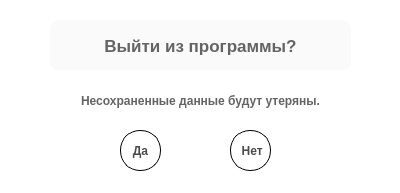
<?xml version="1.0" encoding="UTF-8"?>
<ui version="4.0">
 <class>ExitDialog</class>
 <widget class="QDialog" name="ExitDialog">
  <property name="geometry">
   <rect>
    <x>0</x>
    <y>0</y>
    <width>400</width>
    <height>193</height>
   </rect>
  </property>
  <property name="minimumSize">
   <size>
    <width>400</width>
    <height>193</height>
   </size>
  </property>
  <property name="maximumSize">
   <size>
    <width>400</width>
    <height>193</height>
   </size>
  </property>
  <property name="windowTitle">
   <string/>
  </property>
  <property name="styleSheet">
   <string notr="true">background-color: white;</string>
  </property>
  <widget class="QLabel" name="exitLabel">
   <property name="geometry">
    <rect>
     <x>50</x>
     <y>20</y>
     <width>301</width>
     <height>51</height>
    </rect>
   </property>
   <property name="font">
    <font>
     <pointsize>13</pointsize>
     <weight>75</weight>
     <bold>true</bold>
    </font>
   </property>
   <property name="styleSheet">
    <string notr="true">color: rgb(100,100,100);
border-radius: 10px;
background-color: rgb(250,250,250);</string>
   </property>
   <property name="text">
    <string>Выйти из программы?</string>
   </property>
   <property name="alignment">
    <set>Qt::AlignCenter</set>
   </property>
  </widget>
  <widget class="QLabel" name="infoLabel">
   <property name="geometry">
    <rect>
     <x>30</x>
     <y>70</y>
     <width>341</width>
     <height>61</height>
    </rect>
   </property>
   <property name="font">
    <font>
     <pointsize>9</pointsize>
     <weight>75</weight>
     <bold>true</bold>
    </font>
   </property>
   <property name="styleSheet">
    <string notr="true">color: rgb(100,100,100);</string>
   </property>
   <property name="text">
    <string>Несохраненные данные будут утеряны.</string>
   </property>
   <property name="alignment">
    <set>Qt::AlignCenter</set>
   </property>
  </widget>
  <widget class="QPushButton" name="okButton">
   <property name="geometry">
    <rect>
     <x>120</x>
     <y>130</y>
     <width>41</width>
     <height>41</height>
    </rect>
   </property>
   <property name="font">
    <font>
     <weight>75</weight>
     <bold>true</bold>
    </font>
   </property>
   <property name="styleSheet">
    <string notr="true">QPushButton {
border-radius: 20px;
border: 1px solid black;
font-weight: bold;
color: rgb(75,75,75);
}
QPushButton:hover{
background-color: rgb(245,245,245);
}</string>
   </property>
   <property name="text">
    <string>Да</string>
   </property>
  </widget>
  <widget class="QPushButton" name="cancelButton">
   <property name="geometry">
    <rect>
     <x>230</x>
     <y>130</y>
     <width>41</width>
     <height>41</height>
    </rect>
   </property>
   <property name="font">
    <font>
     <weight>75</weight>
     <bold>true</bold>
    </font>
   </property>
   <property name="styleSheet">
    <string notr="true">QPushButton {
border-radius: 20px;
border: 1px solid black;
font-weight: bold;
color: rgb(75,75,75);
}
QPushButton:hover{
background-color: rgb(245,245,245);
}</string>
   </property>
   <property name="text">
    <string> Нет</string>
   </property>
  </widget>
 </widget>
 <resources/>
 <connections/>
</ui>
